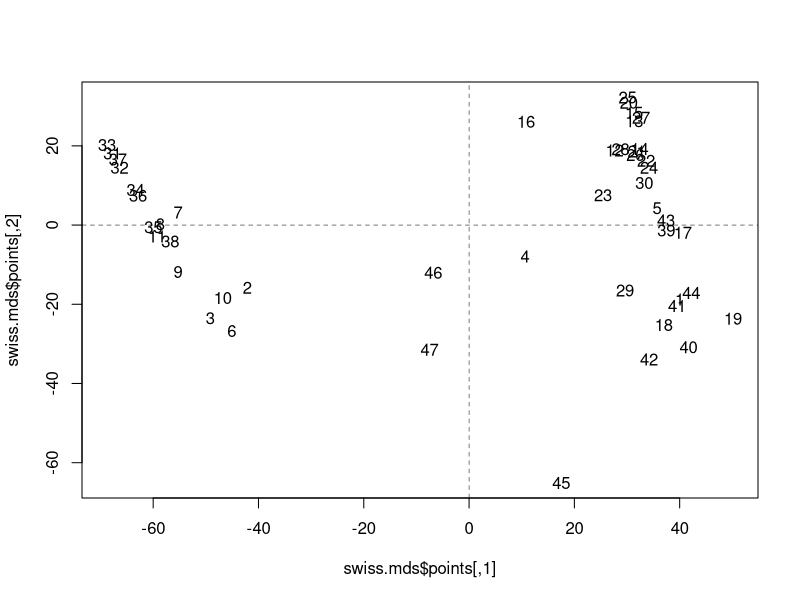
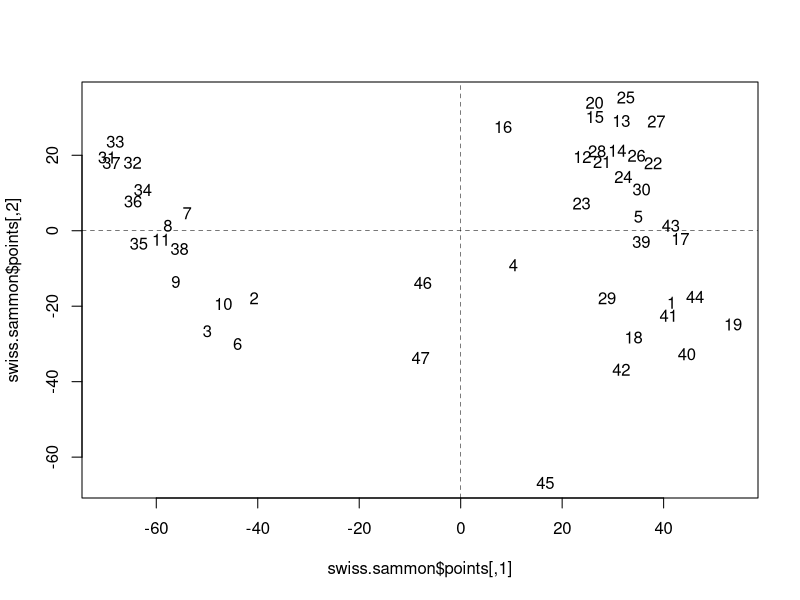

R code for these plots, in order:
# ==========================================
#     NonMetric MDS : 데이터가 순서 척도 
# ==========================================
# > 거리의 속성과 같도록 변환하여 '거리'를 생성 후 적용 
# 거리 데이터가 아닌 데이터들의 유사성, 집단 관계 시각화  
# ex) 나와 특정 사람의 '유사성' : 단순 거리로 표현 안됨! 여러가지 특성값이 존재 
#     --> 해당 특성값들(다차원)을 분석해 2차원 평면에 plot으로 표현하는 것 -> 유사도 확인

# 1) isoMDS

# 데이터 불러오기 
library(MASS)
data(swiss)
head(swiss)
#                 Fertility Agriculture Examination Education Catholic Infant.Mortality
# Courtelary        80.2        17.0          15        12     9.96             22.2
# Delemont          83.1        45.1           6         9    84.84             22.2
# Franches-Mnt      92.5        39.7           5         5    93.40             20.2
# Moutier           85.8        36.5          12         7    33.77             20.3
# Neuveville        76.9        43.5          17        15     5.16             20.6
# Porrentruy        76.1        35.3           9         7    90.57             26.6
# > '가깝고 멀다(유사/비유사)'의 개념이 모호함
#   : "어느정도 교육 수준 점수가 비슷해야 유사한 집단으로 보는거야?"

# 거리 행렬로 변환 
swiss.x <- as.matrix(swiss[,-1]) # 첫 번째 열을 제외한 나머지 열 --> 데이터 프레임 행렬로 변환 
swiss.dist <- dist(swiss.x) # 데이터의 각 행 간의 유클리드 거리 계산 --> '거리 행렬' 생성

# 축소 
swiss.mds <- isoMDS(swiss.dist) # 다차원 척도법을 수행 : 고차원 데이터 2차원 좌표로

# 시각화 
plot(swiss.mds$points, type="n") # points : 거리행렬의 '좌표정보' ([{x,y}, ...])
text(swiss.mds$points, labels=as.character(1:nrow(swiss.x))) # 숫자 레이블 부여
abline(v=0,h=0, lty=2, lwd=0.5)



# 2) Sammon 
swiss.x <- as.matrix(swiss[,-1])
swiss.sammon <- sammon(dist(swiss.x))  # vs isoMDS(swiss.dist)
plot(swiss.sammon$points, type="n")
text(swiss.sammon$points, labels=as.character(1:nrow(swiss.x)))
abline(v=0,h=0,lty=2,lwd=0.5)


